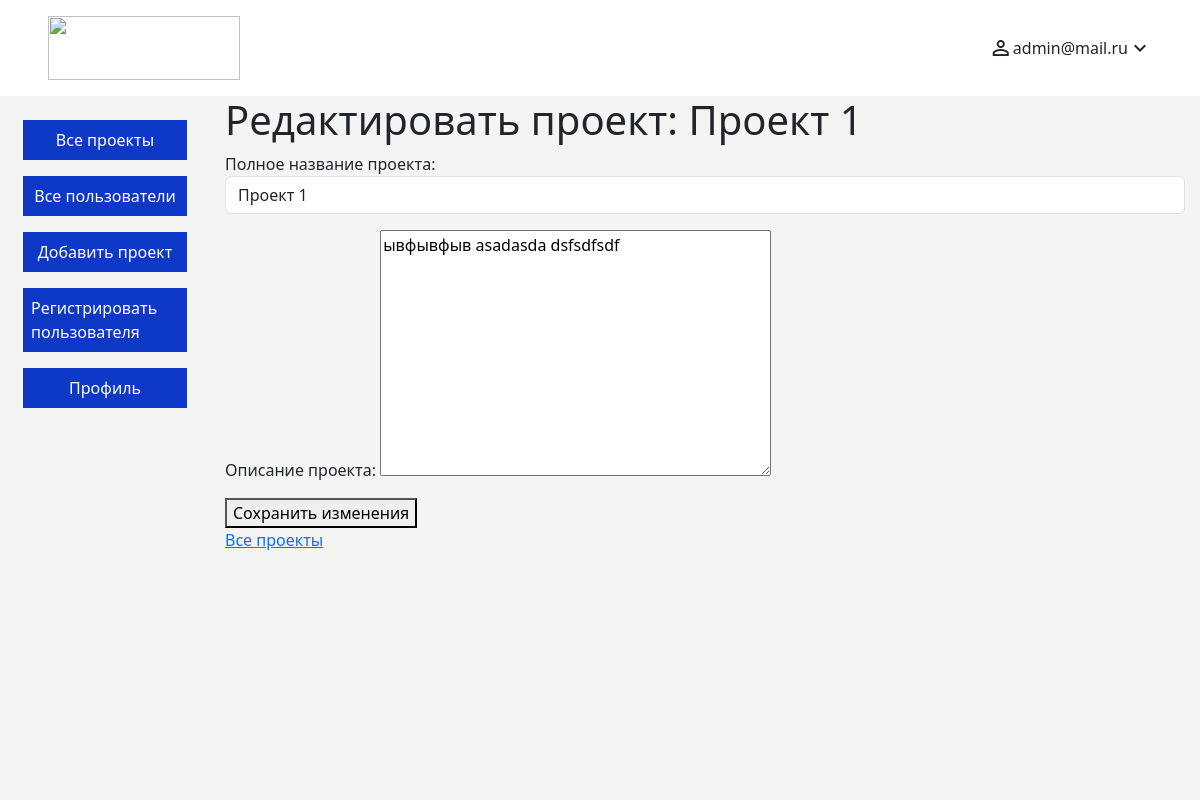
/projects/update/862 (signed in), run on the app's committed database.
### account/models.py (models this page shows, shortened)
class Account(Base, AbstractBaseUser, PermissionsMixin):
    class Role(models.TextChoices):
        ADMIN = 'admin', 'Администратор'
        OWNER = 'owner', 'Владелец'
        DIRECTOR = 'director', 'Руководитель проекта'
    email = models.EmailField(max_length=255, unique=True, verbose_name='Email')
    password = models.CharField(max_length=255, verbose_name='Пароль')
    name = models.CharField(max_length=255, blank=True, null=True, verbose_name='Имя')
    surname = models.CharField(max_length=255, blank=True, null=True, verbose_name='Фамилия')
    patronymic = models.CharField(max_length=255, blank=True, null=True, verbose_name='Отчество')
    phone = models.CharField(max_length=15, blank=True, null=True, verbose_name='Номер телефона')
    avatar = models.FileField(upload_to='account/', blank=True, null=True, verbose_name='Аватар')
    role = models.CharField(max_length=10, choices=Role.choices, default=Role.DIRECTOR, verbose_name='Роль')
    is_active = models.BooleanField(default=True, verbose_name='Активный')
    is_superuser = models.BooleanField(default=False, verbose_name='Админ')
    is_staff = models.BooleanField(default=False, verbose_name='Сотрудник')
    token = models.CharField(max_length=255, blank=True, null=True, verbose_name='Токен')
    USERNAME_FIELD = 'email'
    REQUIRED_FIELDS = []  # Другие обязательные поля, если требуется
    objects = CustomUserManager()  # Подключите ваш кастомный менеджер
    def __str__(self):
        return self.email
    class Meta:
        verbose_name = 'Пользователь'
        verbose_name_plural = 'Пользователи'

### projects/models.py (models this page shows, shortened)
class Base(models.Model):
    created_at = models.DateTimeField(auto_now_add=True)
    updated_at = models.DateTimeField(auto_now=True)

class Project(Base):
    user = models.ForeignKey('account.Account', on_delete=models.CASCADE, blank=True, null=True, verbose_name='Руководитель проекта')
    name = models.CharField(max_length=200, verbose_name='Называние проекта')
    info = models.TextField(blank=True, null=True, verbose_name='Описание проекта')
    file = models.FileField(upload_to='project_uploads/', blank=True, null=True, verbose_name='Файл проекта')
    completed = models.BooleanField(default=False, verbose_name='Завершен')
    class Meta:
        verbose_name = 'Проект'
        verbose_name_plural = 'Проекты'

### projects/views.py (the view)
# urls.py: path("update/<int:id>", views.update_project, name="project_update"),
def update_project(request, id):
    project = get_object_or_404(Project, id=id)
    if request.method == "POST":
        form = ProjectForm(request.POST, request.FILES, instance=project)
        print('form', form)
        if form.is_valid():
            project = form.save(commit=False)
            print('project1', project)
            project.save()
            print('project2', project)
            return redirect("admin_project_detail", id=project.id)
    else:
        form = ProjectForm(instance=project)
    return render(request, "projects/admin/update.html", {"form": form, "project": project})

### projects/forms.py
class ProjectForm(forms.ModelForm):
    class Meta:
        model = Project
        fields = ['name', 'info']
        widgets = {
            'name': forms.TextInput(attrs={'class': 'form-control custom-name-class', 'placeholder': 'Введите называнию'}),
        }
        labels = {
            'name': 'Полное название проекта',
        }

### pages/templates/projects/admin/update.html (shortened to what this page needs)
{% extends 'layouts/admin_base.html' %}
{% load static %}
{% block content %}
<h1>Редактировать проект: {{ project.name }}</h1>
    <form method="post" enctype="multipart/form-data">
        {{ form.as_p }}
        <button type="submit">Сохранить изменения</button>
    </form>
    <a href="{% url 'admin_all_projects' %}">Все проекты</a>
{% endblock content %}

### pages/templates/layouts/admin_base.html (shortened to what this page needs)
{% load static %}
<!DOCTYPE html>
<html lang="en">
<head>
    <link href="{% static 'css/bootstrap.min.css' %}" rel="stylesheet">
    <link rel="stylesheet" href="{% static 'projects/styles/adminStyles.css' %}">
    <link rel="stylesheet" href="{% static 'projects/styles/style.css' %}">
    <link rel="stylesheet" href="{% static 'account/styles/style.css' %}">
    <link href="{% static 'fontawesomefree/css/fontawesome.css' %}" rel="stylesheet" type="text/css">
    <link href="{% static 'fontawesomefree/css/brands.css' %}" rel="stylesheet" type="text/css">
    <link href="{% static 'fontawesomefree/css/solid.css' %}" rel="stylesheet" type="text/css">
</head>
<body>
    {% if user.is_superuser %}
    <header class="auth-header">
        <div class="logo">
            <img class="logo-img" src="{% static 'images/logo.png' %}" alt="">
        </div>
        <div class="account">
            <span class="material-icons">
            </span>
            <span>{{ user }}</span>
            <span class="material-icons" id="toggle-dropdown" style="cursor: pointer;">
            </span>
        </div>
    </header>
    <main class="base-main">
        <section class="base-menu">
            <nav class="base-menu-items">
                <a class="base-menu-item" href="{% url 'admin_all_projects_page' %}">Все проекты</a>
                <a class="base-menu-item" href="{% url 'admin_all_users_page' %}">Все пользователи</a>
                <a class="base-menu-item" href="{% url 'project_create_page' %}">Добавить проект</a>
                <a class="base-menu-item" href="{% url 'register' %}">Регистрировать пользователя</a>
                <a class="base-menu-item" href="{% url 'update_user' 'admin' user.id %}">Профиль</a>
            </nav>
        </section>
        <section class="base-content">
            {% block content %}{% endblock content %}
        </section>
    </main>
    {% endif %}
</body>
</html>

### pages/static/projects/styles/style.css (style rules this page uses)
html, body { height: 100%; margin: 0; }
.base-main { background: #F4F4F4; display: flex; justify-content: space-around; align-items: flex-start; flex: 1; }
.base-menu-items { display: flex; flex-direction: column; justify-content: space-around; align-items: center; }
.base-menu-item { display: flex; justify-content: center; align-items: center; text-decoration: none; width: 100%; background: #0e39c7; border-color: #0e39c7; padding: 0.5em; color: #fff; margin-top: 1em; }
.base-menu { width: 15%; padding: 0.5em; }
.base-content { width: 80%; }

### pages/static/account/styles/style.css (style rules this page uses)
html, body { height: 100%; margin: 0; }
body { display: flex; flex-direction: column; }
.logo-img { width: 12em; height: 4em; }
.account { display: flex; justify-content: space-between; align-items: center; }
.auth-header { display: flex; justify-content: space-between; align-items: center; padding: 1em 3em; }

### data on the page
Account: email "admin@mail.ru"
Project: name "Проект 1", info "ывфывфыв asadasda dsfsdfsdf"
